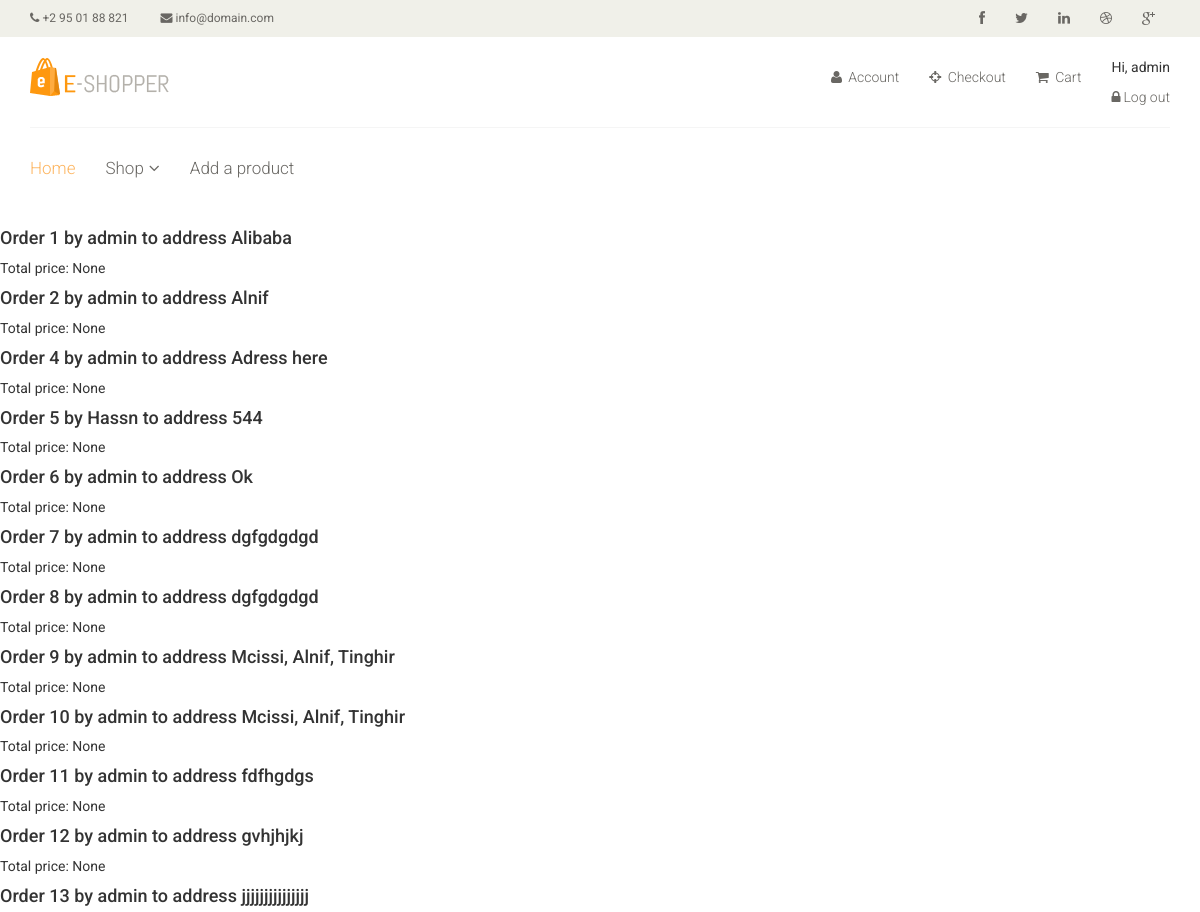
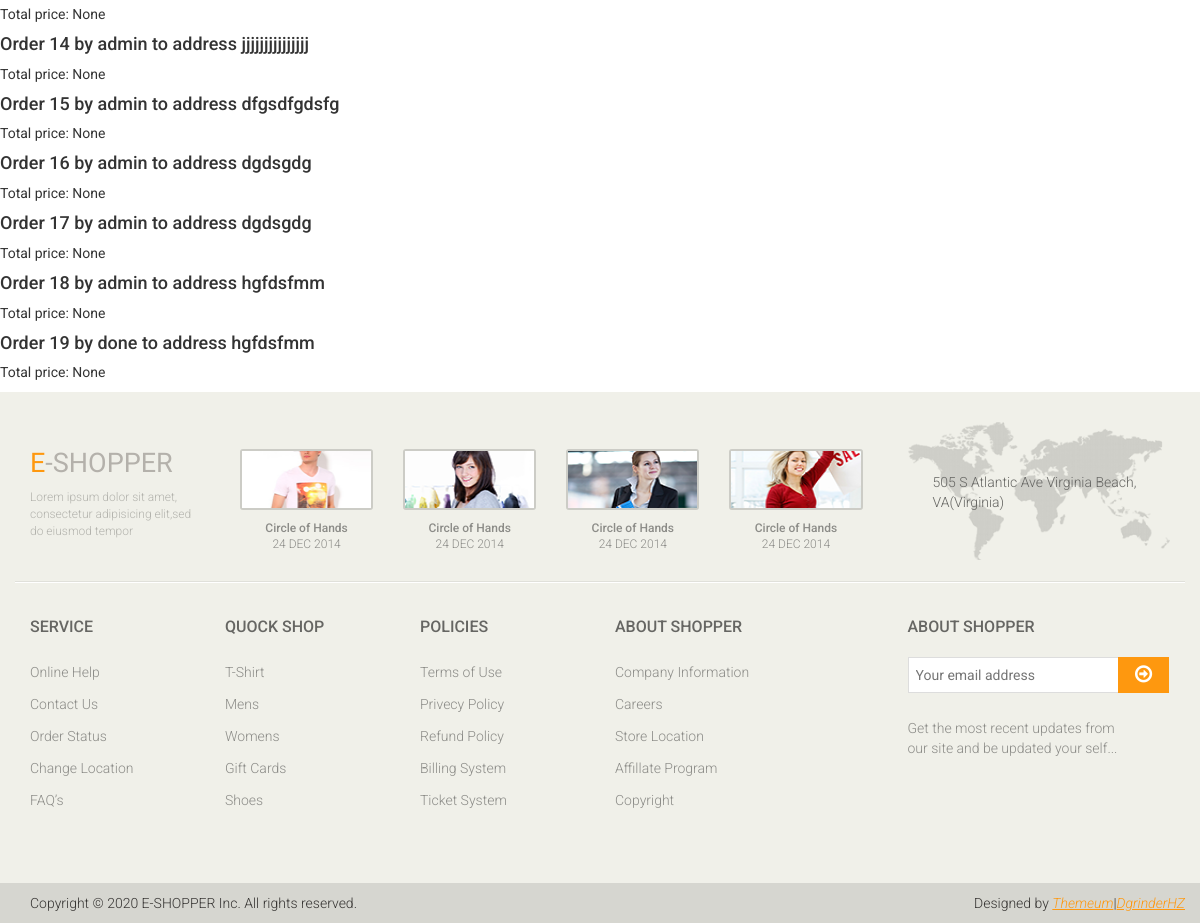
/orders/orders_list/ (signed in), run on the app's committed database (2 pictures, top to bottom).
### orders/models.py (models this page shows, shortened)
class Order(models.Model):
    address = models.CharField(max_length=100)
    user = models.ForeignKey(User, on_delete=models.CASCADE)
    items = models.ManyToManyField(Product)
    created_at = models.DateTimeField(auto_now_add=True)
    def total_price(self):
        return self.items.aggregate(total_price=Sum('price'))['total_price']

### orders/views.py (the view)
# urls.py: path('orders/orders_list/', orders_list, name='orders_list'),
def orders_list(request):
    user = request.user
    if user.is_authenticated and user.is_superuser:
        orders = get_list_or_404(Order)
        return render(request, 'orders/orders.html', {'orders': orders})
    return redirect('products_list')

### templates/orders/orders.html (shortened to what this page needs)
{% extends "base.html" %}
{% block content %}
    {% for order in orders %}
        <h4>Order {{ order.id }} by {{ order.user }} to address {{ order.address }}</h4>
        <p>Total price: {{ order.total_price }}</p>
    {% empty %}
    <li>No orders yet.</li>
    {% endfor %}
{% endblock %}

### templates/base.html (shortened to what this page needs)
{% load static %}
<!DOCTYPE html>
<html lang="en">
<head>
    <link href="{% static 'css/bootstrap.min.css' %}" rel="stylesheet">
    <link href="{% static 'css/font-awesome.min.css' %}" rel="stylesheet">
    <link href="{% static 'css/prettyPhoto.css' %}" rel="stylesheet">
    <link href="{% static 'css/price-range.css' %}" rel="stylesheet">
    <link href="{% static 'css/animate.css' %}" rel="stylesheet">
    <link href="{% static 'css/main.css' %}" rel="stylesheet">
    <link href="{% static 'css/responsive.css' %}" rel="stylesheet">
</head>
<body>
    <header id="header">
        <div class="header_top">
            <div class="container">
                <div class="row">
                    <div class="col-sm-6">
                        <div class="contactinfo">
                            <ul class="nav nav-pills">
                                <li><a href="#"><i class="fa fa-phone"></i> +2 95 01 88 821</a></li>
                                <li><a href="#"><i class="fa fa-envelope"></i> info@domain.com</a></li>
                            </ul>
                        </div>
                    </div>
                    <div class="col-sm-6">
                        <div class="social-icons pull-right">
                            <ul class="nav navbar-nav">
                                <li><a href="#"><i class="fa fa-facebook"></i></a></li>
                                <li><a href="#"><i class="fa fa-twitter"></i></a></li>
                                <li><a href="#"><i class="fa fa-linkedin"></i></a></li>
                                <li><a href="#"><i class="fa fa-dribbble"></i></a></li>
                                <li><a href="#"><i class="fa fa-google-plus"></i></a></li>
                            </ul>
                        </div>
                    </div>
                </div>
            </div>
        </div>
        <div class="header-middle">
            <div class="container">
                <div class="row">
                    <div class="col-sm-4">
                        <div class="logo pull-left">
                            <a href="{% url 'home' %}"><img src="{% static 'images/home/logo.png' %}" alt="" /></a>
                        </div>
                    </div>
                    <div class="col-sm-8">
                        <div class="shop-menu pull-right">
                            <ul class="nav navbar-nav">
                                <li><a href="#"><i class="fa fa-user"></i> Account</a></li>
                                <li><a href="{% url 'order' %}"><i class="fa fa-crosshairs"></i> Checkout</a></li>
                                <li>
                                    <a href="{% url 'cart' %}">
                                        <i class="fa fa-shopping-cart"></i>
                                        Cart
                                    </a>
                                </li>
                                <li>
                                    {% if user.is_authenticated %}
                                    <p>Hi, {{ user.username }}</p>
                                    <a href="{% url 'logout' %}"><i class="fa fa-lock"></i>Log out</a>
                                    {% else  %}
                                    <a href="{% url 'login' %}"><i class="fa fa-lock"></i>Log in</a>
                                    {% endif %}
                                </li>
                            </ul>
                        </div>
                    </div>
                </div>
            </div>
        </div>
        <div class="header-bottom">
            <div class="container">
                <div class="row">
                    <div class="col-sm-9">
                        <div class="mainmenu pull-left">
                            <ul class="nav navbar-nav collapse navbar-collapse">
                                <li><a href="{% url 'home' %}" class="active">Home</a></li>
                                <li class="dropdown"><a href="#">Shop<i class="fa fa-angle-down"></i></a>
                                </li>
                                {% if user.is_superuser%}
                                <li><a href="{% url 'product_add' %}">Add a product</a></li>
                                {% endif %}
                            </ul>
                        </div>
                    </div>
                </div>
            </div>
        </div>
    </header>
    {% block content %}
    {% endblock %}
    <footer id="footer">
		<div class="footer-top">
			<div class="container">
				<div class="row">
					<div class="col-sm-2">
						<div class="companyinfo">
							<h2><span>e</span>-shopper</h2>
							<p>Lorem ipsum dolor sit amet, consectetur adipisicing elit,sed do eiusmod tempor</p>
						</div>
					</div>
					<div class="col-sm-7">
						<div class="col-sm-3">
							<div class="video-gallery text-center">
								<a href="#">
									<div class="iframe-img">
										<img src="{% static 'images/home/iframe1.png' %}" alt="" />
									</div>
								</a>
								<p>Circle of Hands</p>
								<h2>24 DEC 2014</h2>
							</div>
						</div>
						<div class="col-sm-3">
							<div class="video-gallery text-center">
								<a href="#">
									<div class="iframe-img">
										<img src="{% static 'images/home/iframe2.png' %}" alt="" />
									</div>
								</a>
								<p>Circle of Hands</p>
								<h2>24 DEC 2014</h2>
							</div>
						</div>
						<div class="col-sm-3">
							<div class="video-gallery text-center">
								<a href="#">
									<div class="iframe-img">
										<img src="{% static 'images/home/iframe3.png' %}" alt="" />
									</div>
								</a>
								<p>Circle of Hands</p>
								<h2>24 DEC 2014</h2>
							</div>
						</div>
						<div class="col-sm-3">
							<div class="video-gallery text-center">
								<a href="#">
									<div class="iframe-img">
										<img src="{% static 'images/home/iframe4.png' %}" alt="" />
									</div>
								</a>
								<p>Circle of Hands</p>
								<h2>24 DEC 2014</h2>
							</div>
						</div>
					</div>
					<div class="col-sm-3">
						<div class="address">
							<img src="{% static 'images/home/map.png' %}" alt="" />
							<p>505 S Atlantic Ave Virginia Beach, VA(Virginia)</p>
						</div>
					</div>
				</div>
			</div>
		</div>
		<div class="footer-widget">
			<div class="container">
				<div class="row">
					<div class="col-sm-2">
						<div class="single-widget">
							<h2>Service</h2>
							<ul class="nav nav-pills nav-stacked">
								<li><a href="#">Online Help</a></li>
								<li><a href="#">Contact Us</a></li>
								<li><a href="#">Order Status</a></li>
								<li><a href="#">Change Location</a></li>
								<li><a href="#">FAQ’s</a></li>
							</ul>
						</div>
					</div>
					<div class="col-sm-2">
						<div class="single-widget">
							<h2>Quock Shop</h2>
							<ul class="nav nav-pills nav-stacked">
								<li><a href="#">T-Shirt</a></li>
								<li><a href="#">Mens</a></li>
								<li><a href="#">Womens</a></li>
								<li><a href="#">Gift Cards</a></li>
								<li><a href="#">Shoes</a></li>
							</ul>
						</div>
					</div>
					<div class="col-sm-2">
						<div class="single-widget">
							<h2>Policies</h2>
							<ul class="nav nav-pills nav-stacked">
								<li><a href="#">Terms of Use</a></li>
								<li><a href="#">Privecy Policy</a></li>
								<li><a href="#">Refund Policy</a></li>
								<li><a href="#">Billing System</a></li>
								<li><a href="#">Ticket System</a></li>
							</ul>
						</div>
					</div>
					<div class="col-sm-2">
						<div class="single-widget">
							<h2>About Shopper</h2>
							<ul class="nav nav-pills nav-stacked">
								<li><a href="#">Company Information</a></li>
								<li><a href="#">Careers</a></li>
								<li><a href="#">Store Location</a></li>
								<li><a href="#">Affillate Program</a></li>
								<li><a href="#">Copyright</a></li>
							</ul>
						</div>
					</div>
					<div class="col-sm-3 col-sm-offset-1">
						<div class="single-widget">
							<h2>About Shopper</h2>
							<form action="#" class="searchform">
								<input type="text" placeholder="Your email address" />
								<button type="submit" class="btn btn-default"><i class="fa fa-arrow-circle-o-right"></i></button>
								<p>Get the most recent updates from <br />our site and be updated your self...</p>
							</form>
						</div>
					</div>
				</div>
			</div>
		</div>
		<div class="footer-bottom">
			<div class="container">
				<div class="row">
					<p class="pull-left">Copyright © 2020 E-SHOPPER Inc. All rights reserved.</p>
					<p class="pull-right">Designed by <span><a target="_blank" href="http://www.themeum.com">Themeum</a>|<a target="_blank" href="https://github.com/DgrinderHZ">DgrinderHZ</a></span></p>
				</div>
			</div>
		</div>
	</footer>
</body>
</html>
</html>

### static/css/main.css (style rules this page uses)
body { font-family: 'Roboto', sans-serif; position: relative; font-weight:400px; }
ul li { list-style: none; }
a { -webkit-transition: 300ms; -moz-transition: 300ms; -o-transition: 300ms; transition: 300ms; }
h1, h2, h3, h4, h5, h6 { font-family: 'Roboto', sans-serif; }
.header_top { background: none repeat scroll 0 0 #F0F0E9; }
.contactinfo ul li:first-child { margin-left: -15px; }
.contactinfo ul li a { font-size: 12px; color: #696763; font-family: 'Roboto', sans-serif; }
.social-icons ul li a { border: 0 none; border-radius: 0; color: #696763; padding:0px; }
.social-icons ul li { display:inline-block; }
.social-icons ul li a i { padding: 11px 15px; transition: all 0.9s ease 0s; -moz-transition: all 0.9s ease 0s; -webkit-transition: all 0.9s ease 0s; -o-transition: all 0.9s ease 0s; }
.header-middle .container .row { border-bottom: 1px solid #f5f5f5; margin-left: 0; margin-right: 0; padding-bottom: 20px; padding-top: 20px; }
.header-middle .container .row .col-sm-4 { padding-left: 0; }
.header-middle .container .row .col-sm-8 { padding-right:0; }
.shop-menu ul li { display:inline-block; padding-left: 15px; padding-right: 15px; }
.shop-menu ul li:last-child { padding-right: 0; }
.shop-menu ul li a { background: #FFFFFF; color: #696763; font-family: 'Roboto', sans-serif; font-size: 14px; font-weight: 300; padding:0; padding-right: 0; margin-top: 10px; }
.shop-menu ul li a i { margin-right:3px; }
.header-bottom { padding-bottom: 30px; padding-top: 30px; }
.navbar-collapse.collapse { padding-left: 0; }
.mainmenu ul li { padding-right: 15px; padding-left: 15px; }
.mainmenu ul li:first-child { padding-left: 0px; }
.mainmenu ul li a { color: #696763; font-family: 'Roboto', sans-serif; font-size: 17px; font-weight: 300; padding: 0; padding-bottom: 10px; }
.mainmenu ul li a:hover, .mainmenu ul li a.active, .shop-menu ul li a.active { background:none; color:#fdb45e; }
.fa-angle-down { padding-left: 5px; }
#footer { background: #F0F0E9; }
.footer-top .container { border-bottom: 1px solid #E0E0DA; padding-bottom: 20px; }
.companyinfo { margin-top: 57px; }
.companyinfo h2 { color: #B4B1AB; font-family: abel; font-size: 27px; text-transform: uppercase; }
.companyinfo h2 span { color:#FE980F; }
.companyinfo p { color: #B3B3AD; font-family: 'Roboto', sans-serif; font-size: 12px; font-weight: 300; }
.footer-top .col-sm-3 { overflow: hidden; }
.video-gallery { margin-top: 57px; position: inherit; }
.video-gallery a img { height: 100%; width: 100%; }
.iframe-img { position: relative; display: block; height: 61px; margin-bottom: 10px; border: 2px solid #CCCCC6; border-radius: 3px; }
.video-gallery p { color: #8C8C88; font-family: 'Roboto', sans-serif; font-size: 12px; font-weight: 500; margin-bottom:0px; }
.video-gallery h2 { color: #8c8c88; font-family: 'Roboto', sans-serif; font-size: 12px; font-weight: 300; text-transform:uppercase; margin-top:0px; }
.address { margin-top: 30px; position: relative; overflow: hidden; }
.address img { width:100%; }
.address p { color: #666663; font-family: 'Roboto', sans-serif; font-size: 14px; font-weight: 300; left: 25px; position: absolute; top: 50px; }
.footer-widget { margin-bottom: 68px; }
.footer-widget .container { border-top: 1px solid #FFFFFF; padding-top: 15px; }
.single-widget h2 { color: #666663; font-family: 'Roboto', sans-serif; font-size: 16px; font-weight: 500; margin-bottom: 22px; text-transform: uppercase; }
.single-widget ul li a { color: #8C8C88; font-family: 'Roboto', sans-serif; font-size: 14px; font-weight: 300; padding: 5px 0; }
.searchform input { border: 1px solid #DDDDDD; color: #CCCCC6; font-family: 'Roboto', sans-serif; font-size: 14px; margin-top: 0; outline: medium none; padding: 7px; width: 212px; }
.searchform button { background: #FE980F; border: medium none; border-radius: 0; margin-left: -5px; margin-top: -3px; padding: 7px 17px; }
.searchform button i { color: #FFFFFF; font-size: 20px; }
.searchform p { color: #8C8C88; font-family: 'Roboto', sans-serif; font-size: 14px; font-weight: 300; margin-top: 25px; }
.footer-bottom { background: #D6D6D0; padding-top: 10px; }
.footer-bottom p { color: #363432; font-family: 'Roboto', sans-serif; font-weight: 300; margin-left: 15px; }
.footer-bottom p span a { color: #FE980F; font-style: italic; text-decoration: underline; }

### data on the page
Order: id "1", user "admin", address "Alibaba", total_price "None"
Order: id "2", user "admin", address "Alnif", total_price "None"
Order: id "4", user "admin", address "Adress here", total_price "None"
Order: id "5", user "Hassn", address "544", total_price "None"
Order: id "6", user "admin", address "Ok", total_price "None"
Order: id "7", user "admin", address "dgfgdgdgd", total_price "None"
Order: id "8", user "admin", address "dgfgdgdgd", total_price "None"
Order: id "9", user "admin", address "Mcissi, Alnif, Tinghir", total_price "None"
Order: id "10", user "admin", address "Mcissi, Alnif, Tinghir", total_price "None"
Order: id "11", user "admin", address "fdfhgdgs", total_price "None"
Order: id "12", user "admin", address "gvhjhjkj", total_price "None"
Order: id "13", user "admin", address "jjjjjjjjjjjjjjj", total_price "None"
Order: id "14", user "admin", address "jjjjjjjjjjjjjjj", total_price "None"
Order: id "15", user "admin", address "dfgsdfgdsfg", total_price "None"
Order: id "16", user "admin", address "dgdsgdg", total_price "None"
Order: id "17", user "admin", address "dgdsgdg", total_price "None"
Order: id "18", user "admin", address "hgfdsfmm", total_price "None"
Order: id "19", user "done", address "hgfdsfmm", total_price "None"

### other printed values
{{ user.username }} "admin"
